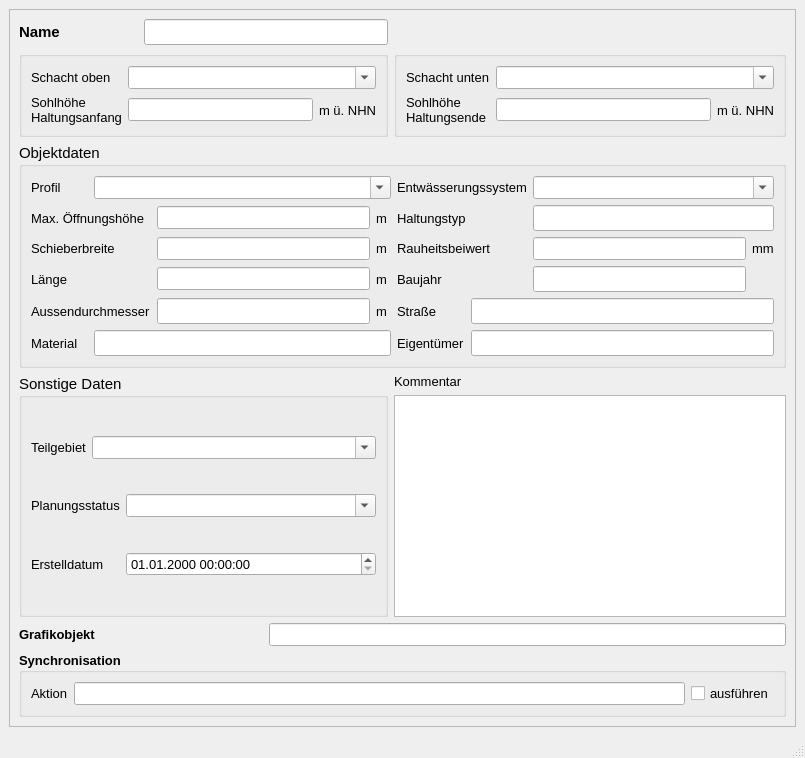
<?xml version="1.0" encoding="UTF-8"?>
<ui version="4.0">
 <class>MainWindow</class>
 <widget class="QMainWindow" name="MainWindow">
  <property name="geometry">
   <rect>
    <x>0</x>
    <y>0</y>
    <width>805</width>
    <height>758</height>
   </rect>
  </property>
  <property name="minimumSize">
   <size>
    <width>680</width>
    <height>660</height>
   </size>
  </property>
  <property name="font">
   <font>
    <family>Tahoma</family>
    <pointsize>10</pointsize>
   </font>
  </property>
  <property name="windowTitle">
   <string>Schieber</string>
  </property>
  <widget class="QWidget" name="centralwidget">
   <layout class="QGridLayout" name="gridLayout">
    <item row="0" column="0">
     <widget class="QScrollArea" name="scrollArea">
      <property name="widgetResizable">
       <bool>true</bool>
      </property>
      <widget class="QWidget" name="scrollAreaWidgetContents">
       <property name="geometry">
        <rect>
         <x>0</x>
         <y>0</y>
         <width>781</width>
         <height>681</height>
        </rect>
       </property>
       <layout class="QGridLayout" name="gridLayout_2">
        <item row="0" column="0">
         <widget class="QLabel" name="label">
          <property name="font">
           <font>
            <family>Tahoma</family>
            <pointsize>11</pointsize>
            <weight>75</weight>
            <bold>true</bold>
           </font>
          </property>
          <property name="text">
           <string>Name</string>
          </property>
         </widget>
        </item>
        <item row="0" column="1" colspan="2">
         <widget class="QLineEdit" name="haltnam">
          <property name="font">
           <font>
            <family>Tahoma</family>
            <pointsize>11</pointsize>
           </font>
          </property>
          <property name="toolTip">
           <string>&lt;html&gt;&lt;head/&gt;&lt;body&gt;&lt;p&gt;Eindeutige Bezeichnung&lt;/p&gt;&lt;/body&gt;&lt;/html&gt;</string>
          </property>
          <property name="statusTip">
           <string>Eindeutige Bezeichnung</string>
          </property>
         </widget>
        </item>
        <item row="1" column="0" colspan="3">
         <widget class="QGroupBox" name="groupBox_4">
          <property name="font">
           <font>
            <family>Tahoma</family>
            <pointsize>11</pointsize>
           </font>
          </property>
          <property name="title">
           <string/>
          </property>
          <layout class="QGridLayout" name="gridLayout_3">
           <item row="0" column="0">
            <widget class="QLabel" name="label_3">
             <property name="font">
              <font>
               <family>Tahoma</family>
               <pointsize>10</pointsize>
              </font>
             </property>
             <property name="text">
              <string>Schacht oben</string>
             </property>
            </widget>
           </item>
           <item row="0" column="1" colspan="2">
            <widget class="QComboBox" name="schoben">
             <property name="font">
              <font>
               <family>Tahoma</family>
               <pointsize>10</pointsize>
              </font>
             </property>
             <property name="toolTip">
              <string>&lt;html&gt;&lt;head/&gt;&lt;body&gt;&lt;p&gt;Name des oberen Schachts&lt;/p&gt;&lt;/body&gt;&lt;/html&gt;</string>
             </property>
             <property name="statusTip">
              <string>Name des oberen Schachts</string>
             </property>
             <property name="editable">
              <bool>true</bool>
             </property>
            </widget>
           </item>
           <item row="1" column="0">
            <widget class="QLabel" name="label_28">
             <property name="font">
              <font>
               <family>Tahoma</family>
               <pointsize>10</pointsize>
              </font>
             </property>
             <property name="text">
              <string>Sohlhöhe
Haltungsanfang</string>
             </property>
            </widget>
           </item>
           <item row="1" column="1">
            <widget class="QLineEdit" name="sohleoben">
             <property name="font">
              <font>
               <family>Tahoma</family>
               <pointsize>10</pointsize>
              </font>
             </property>
             <property name="toolTip">
              <string/>
             </property>
             <property name="statusTip">
              <string/>
             </property>
            </widget>
           </item>
           <item row="1" column="2">
            <widget class="QLabel" name="label_18">
             <property name="font">
              <font>
               <family>Tahoma</family>
               <pointsize>10</pointsize>
              </font>
             </property>
             <property name="text">
              <string>m ü. NHN</string>
             </property>
            </widget>
           </item>
          </layout>
         </widget>
        </item>
        <item row="1" column="3">
         <widget class="QGroupBox" name="groupBox_5">
          <property name="font">
           <font>
            <family>Tahoma</family>
            <pointsize>11</pointsize>
           </font>
          </property>
          <property name="title">
           <string/>
          </property>
          <layout class="QGridLayout" name="gridLayout_4">
           <item row="0" column="0">
            <widget class="QLabel" name="label_9">
             <property name="font">
              <font>
               <family>Tahoma</family>
               <pointsize>10</pointsize>
              </font>
             </property>
             <property name="text">
              <string>Schacht unten</string>
             </property>
            </widget>
           </item>
           <item row="0" column="1" colspan="2">
            <widget class="QComboBox" name="schunten">
             <property name="font">
              <font>
               <family>Tahoma</family>
               <pointsize>10</pointsize>
              </font>
             </property>
             <property name="toolTip">
              <string>&lt;html&gt;&lt;head/&gt;&lt;body&gt;&lt;p&gt;Name des unteren Schachts&lt;/p&gt;&lt;/body&gt;&lt;/html&gt;</string>
             </property>
             <property name="statusTip">
              <string>Name des unteren Schachts</string>
             </property>
             <property name="editable">
              <bool>true</bool>
             </property>
            </widget>
           </item>
           <item row="1" column="0">
            <widget class="QLabel" name="label_29">
             <property name="font">
              <font>
               <family>Tahoma</family>
               <pointsize>10</pointsize>
              </font>
             </property>
             <property name="text">
              <string>Sohlhöhe
Haltungsende</string>
             </property>
            </widget>
           </item>
           <item row="1" column="1">
            <widget class="QLineEdit" name="sohleunten">
             <property name="font">
              <font>
               <family>Tahoma</family>
               <pointsize>10</pointsize>
              </font>
             </property>
             <property name="toolTip">
              <string/>
             </property>
             <property name="statusTip">
              <string/>
             </property>
            </widget>
           </item>
           <item row="1" column="2">
            <widget class="QLabel" name="label_19">
             <property name="font">
              <font>
               <family>Tahoma</family>
               <pointsize>10</pointsize>
              </font>
             </property>
             <property name="text">
              <string>m ü. NHN</string>
             </property>
            </widget>
           </item>
          </layout>
         </widget>
        </item>
        <item row="2" column="0" colspan="4">
         <widget class="QGroupBox" name="groupBox_2">
          <property name="font">
           <font>
            <family>Tahoma</family>
            <pointsize>11</pointsize>
           </font>
          </property>
          <property name="title">
           <string>Objektdaten</string>
          </property>
          <layout class="QGridLayout" name="gridLayout_5">
           <item row="0" column="0">
            <widget class="QLabel" name="label_54">
             <property name="font">
              <font>
               <family>Tahoma</family>
               <pointsize>10</pointsize>
              </font>
             </property>
             <property name="text">
              <string>Profil</string>
             </property>
            </widget>
           </item>
           <item row="0" column="1" colspan="3">
            <widget class="QComboBox" name="profilnam">
             <property name="font">
              <font>
               <family>Tahoma</family>
               <pointsize>10</pointsize>
              </font>
             </property>
             <property name="toolTip">
              <string/>
             </property>
             <property name="statusTip">
              <string/>
             </property>
             <property name="editable">
              <bool>true</bool>
             </property>
            </widget>
           </item>
           <item row="0" column="4" colspan="2">
            <widget class="QLabel" name="label_51">
             <property name="font">
              <font>
               <family>Tahoma</family>
               <pointsize>10</pointsize>
              </font>
             </property>
             <property name="text">
              <string>Entwässerungssystem</string>
             </property>
            </widget>
           </item>
           <item row="0" column="6" colspan="2">
            <widget class="QComboBox" name="entwart">
             <property name="font">
              <font>
               <family>Tahoma</family>
               <pointsize>10</pointsize>
              </font>
             </property>
             <property name="toolTip">
              <string>&lt;html&gt;&lt;head/&gt;&lt;body&gt;&lt;p&gt;vorh. Entwässerungssystem (z.B. Mischwasser, Regenwasser etc.)&lt;/p&gt;&lt;/body&gt;&lt;/html&gt;</string>
             </property>
             <property name="statusTip">
              <string>vorh. Entwässerungssystem (z.B. Mischwasser, Regenwasser etc.)</string>
             </property>
             <property name="editable">
              <bool>true</bool>
             </property>
            </widget>
           </item>
           <item row="1" column="0" colspan="2">
            <widget class="QLabel" name="label_7">
             <property name="font">
              <font>
               <family>Tahoma</family>
               <pointsize>10</pointsize>
              </font>
             </property>
             <property name="text">
              <string>Max. Öffnungshöhe</string>
             </property>
            </widget>
           </item>
           <item row="1" column="2">
            <widget class="QLineEdit" name="hoehe">
             <property name="font">
              <font>
               <family>Tahoma</family>
               <pointsize>10</pointsize>
              </font>
             </property>
             <property name="toolTip">
              <string>&lt;html&gt;&lt;head/&gt;&lt;body&gt;&lt;p&gt;maximale Hubhöhe, d.h. höchste Schieberstellung&lt;/p&gt;&lt;/body&gt;&lt;/html&gt;</string>
             </property>
             <property name="statusTip">
              <string>maximale Hubhöhe, d.h. höchste Schieberstellung</string>
             </property>
            </widget>
           </item>
           <item row="1" column="3">
            <widget class="QLabel" name="label_16">
             <property name="font">
              <font>
               <family>Tahoma</family>
               <pointsize>10</pointsize>
              </font>
             </property>
             <property name="text">
              <string>m </string>
             </property>
            </widget>
           </item>
           <item row="1" column="4" colspan="2">
            <widget class="QLabel" name="label_15">
             <property name="font">
              <font>
               <family>Tahoma</family>
               <pointsize>10</pointsize>
              </font>
             </property>
             <property name="text">
              <string>Haltungstyp</string>
             </property>
            </widget>
           </item>
           <item row="1" column="6" colspan="2">
            <widget class="QLineEdit" name="haltungstyp"/>
           </item>
           <item row="2" column="0" colspan="2">
            <widget class="QLabel" name="label_13">
             <property name="font">
              <font>
               <family>Tahoma</family>
               <pointsize>10</pointsize>
              </font>
             </property>
             <property name="text">
              <string>Schieberbreite</string>
             </property>
            </widget>
           </item>
           <item row="2" column="2">
            <widget class="QLineEdit" name="breite">
             <property name="font">
              <font>
               <family>Tahoma</family>
               <pointsize>10</pointsize>
              </font>
             </property>
             <property name="toolTip">
              <string>&lt;html&gt;&lt;head/&gt;&lt;body&gt;&lt;p&gt;Bedeutung hängt vom Profiltyp ab&lt;/p&gt;&lt;/body&gt;&lt;/html&gt;</string>
             </property>
             <property name="statusTip">
              <string>Bedeutung hängt vom Profiltyp ab</string>
             </property>
            </widget>
           </item>
           <item row="2" column="3">
            <widget class="QLabel" name="label_20">
             <property name="font">
              <font>
               <family>Tahoma</family>
               <pointsize>10</pointsize>
              </font>
             </property>
             <property name="text">
              <string>m </string>
             </property>
            </widget>
           </item>
           <item row="2" column="4" colspan="2">
            <widget class="QLabel" name="label_61">
             <property name="font">
              <font>
               <family>Tahoma</family>
               <pointsize>10</pointsize>
              </font>
             </property>
             <property name="text">
              <string>Rauheitsbeiwert</string>
             </property>
            </widget>
           </item>
           <item row="2" column="6">
            <widget class="QLineEdit" name="ks">
             <property name="font">
              <font>
               <family>Tahoma</family>
               <pointsize>10</pointsize>
              </font>
             </property>
             <property name="toolTip">
              <string>&lt;html&gt;&lt;head/&gt;&lt;body&gt;&lt;p&gt;Absolute Rauheit gemäß Prandtl-Colebrook&lt;/p&gt;&lt;/body&gt;&lt;/html&gt;</string>
             </property>
             <property name="statusTip">
              <string>Absolute Rauheit gemäß Prandtl-Colebrook</string>
             </property>
            </widget>
           </item>
           <item row="2" column="7">
            <widget class="QLabel" name="label_26">
             <property name="font">
              <font>
               <family>Tahoma</family>
               <pointsize>10</pointsize>
              </font>
             </property>
             <property name="text">
              <string>mm</string>
             </property>
            </widget>
           </item>
           <item row="3" column="0" colspan="2">
            <widget class="QLabel" name="label_17">
             <property name="font">
              <font>
               <family>Tahoma</family>
               <pointsize>10</pointsize>
              </font>
             </property>
             <property name="text">
              <string>Länge</string>
             </property>
            </widget>
           </item>
           <item row="3" column="2">
            <widget class="QLineEdit" name="laenge">
             <property name="font">
              <font>
               <family>Tahoma</family>
               <pointsize>10</pointsize>
              </font>
             </property>
             <property name="toolTip">
              <string/>
             </property>
             <property name="statusTip">
              <string/>
             </property>
            </widget>
           </item>
           <item row="3" column="3">
            <widget class="QLabel" name="label_21">
             <property name="font">
              <font>
               <family>Tahoma</family>
               <pointsize>10</pointsize>
              </font>
             </property>
             <property name="text">
              <string>m </string>
             </property>
            </widget>
           </item>
           <item row="3" column="4" colspan="2">
            <widget class="QLabel" name="label_12">
             <property name="font">
              <font>
               <family>Tahoma</family>
               <pointsize>10</pointsize>
              </font>
             </property>
             <property name="text">
              <string>Baujahr</string>
             </property>
            </widget>
           </item>
           <item row="3" column="6">
            <widget class="QLineEdit" name="baujahr">
             <property name="toolTip">
              <string/>
             </property>
             <property name="statusTip">
              <string/>
             </property>
            </widget>
           </item>
           <item row="4" column="0" colspan="2">
            <widget class="QLabel" name="label_14">
             <property name="font">
              <font>
               <family>Tahoma</family>
               <pointsize>10</pointsize>
              </font>
             </property>
             <property name="text">
              <string>Aussendurchmesser</string>
             </property>
            </widget>
           </item>
           <item row="4" column="2">
            <widget class="QLineEdit" name="aussendurchmesser">
             <property name="toolTip">
              <string/>
             </property>
             <property name="statusTip">
              <string/>
             </property>
            </widget>
           </item>
           <item row="4" column="3">
            <widget class="QLabel" name="label_27">
             <property name="font">
              <font>
               <family>Tahoma</family>
               <pointsize>10</pointsize>
              </font>
             </property>
             <property name="text">
              <string>m</string>
             </property>
            </widget>
           </item>
           <item row="4" column="4">
            <widget class="QLabel" name="label_66">
             <property name="font">
              <font>
               <family>Tahoma</family>
               <pointsize>10</pointsize>
              </font>
             </property>
             <property name="text">
              <string>Straße</string>
             </property>
            </widget>
           </item>
           <item row="4" column="5" colspan="3">
            <widget class="QLineEdit" name="strasse">
             <property name="toolTip">
              <string/>
             </property>
             <property name="statusTip">
              <string/>
             </property>
            </widget>
           </item>
           <item row="5" column="0">
            <widget class="QLabel" name="label_23">
             <property name="font">
              <font>
               <family>Tahoma</family>
               <pointsize>10</pointsize>
              </font>
             </property>
             <property name="text">
              <string>Material</string>
             </property>
            </widget>
           </item>
           <item row="5" column="1" colspan="3">
            <widget class="QLineEdit" name="material">
             <property name="toolTip">
              <string/>
             </property>
             <property name="statusTip">
              <string/>
             </property>
            </widget>
           </item>
           <item row="5" column="4">
            <widget class="QLabel" name="label_65">
             <property name="font">
              <font>
               <family>Tahoma</family>
               <pointsize>10</pointsize>
              </font>
             </property>
             <property name="text">
              <string>Eigentümer</string>
             </property>
            </widget>
           </item>
           <item row="5" column="5" colspan="3">
            <widget class="QLineEdit" name="eigentum">
             <property name="toolTip">
              <string/>
             </property>
             <property name="statusTip">
              <string/>
             </property>
            </widget>
           </item>
          </layout>
         </widget>
        </item>
        <item row="3" column="0" rowspan="2" colspan="3">
         <widget class="QGroupBox" name="groupBox_3">
          <property name="font">
           <font>
            <family>Tahoma</family>
            <pointsize>11</pointsize>
           </font>
          </property>
          <property name="title">
           <string>Sonstige Daten</string>
          </property>
          <layout class="QGridLayout" name="gridLayout_6">
           <item row="0" column="0">
            <widget class="QLabel" name="label_11">
             <property name="font">
              <font>
               <family>Tahoma</family>
               <pointsize>10</pointsize>
              </font>
             </property>
             <property name="text">
              <string>Teilgebiet</string>
             </property>
             <property name="buddy">
              <cstring>simstatus</cstring>
             </property>
            </widget>
           </item>
           <item row="0" column="1" colspan="2">
            <widget class="QComboBox" name="teilgebiet">
             <property name="font">
              <font>
               <family>Tahoma</family>
               <pointsize>10</pointsize>
              </font>
             </property>
             <property name="toolTip">
              <string>&lt;html&gt;&lt;head/&gt;&lt;body&gt;&lt;p&gt;Zuordnung zu definiertem Teilgebiet&lt;/p&gt;&lt;/body&gt;&lt;/html&gt;</string>
             </property>
             <property name="statusTip">
              <string>Zuordnung zu definiertem Teilgebiet</string>
             </property>
             <property name="editable">
              <bool>true</bool>
             </property>
            </widget>
           </item>
           <item row="1" column="0" colspan="2">
            <widget class="QLabel" name="label_10">
             <property name="font">
              <font>
               <family>Tahoma</family>
               <pointsize>10</pointsize>
              </font>
             </property>
             <property name="text">
              <string>Planungsstatus</string>
             </property>
             <property name="buddy">
              <cstring>simstatus</cstring>
             </property>
            </widget>
           </item>
           <item row="1" column="2">
            <widget class="QComboBox" name="simstatus">
             <property name="font">
              <font>
               <family>Tahoma</family>
               <pointsize>10</pointsize>
              </font>
             </property>
             <property name="toolTip">
              <string>&lt;html&gt;&lt;head/&gt;&lt;body&gt;&lt;p&gt;&lt;span style=&quot; font-family:'Calibri','sans-serif'; font-size:11pt;&quot;&gt;aktueller Status (z.B. vorhanden, in Planung etc.)&lt;/span&gt;&lt;/p&gt;&lt;/body&gt;&lt;/html&gt;</string>
             </property>
             <property name="statusTip">
              <string>aktueller Status (z.B. vorhanden, in Planung etc.)</string>
             </property>
             <property name="editable">
              <bool>true</bool>
             </property>
            </widget>
           </item>
           <item row="2" column="0" colspan="2">
            <widget class="QLabel" name="label_71">
             <property name="font">
              <font>
               <family>Tahoma</family>
               <pointsize>10</pointsize>
              </font>
             </property>
             <property name="text">
              <string>Erstelldatum</string>
             </property>
            </widget>
           </item>
           <item row="2" column="2">
            <widget class="QgsDateTimeEdit" name="createdat">
             <property name="minimumSize">
              <size>
               <width>250</width>
               <height>0</height>
              </size>
             </property>
             <property name="font">
              <font>
               <family>Tahoma</family>
               <pointsize>10</pointsize>
              </font>
             </property>
             <property name="currentSection">
              <enum>QDateTimeEdit::DaySection</enum>
             </property>
             <property name="displayFormat">
              <string>dd.MM.yyyy HH:mm:ss</string>
             </property>
            </widget>
           </item>
          </layout>
         </widget>
        </item>
        <item row="3" column="3">
         <widget class="QLabel" name="label_22">
          <property name="font">
           <font>
            <family>Tahoma</family>
            <pointsize>10</pointsize>
           </font>
          </property>
          <property name="text">
           <string>Kommentar</string>
          </property>
         </widget>
        </item>
        <item row="4" column="3">
         <widget class="QTextEdit" name="kommentar">
          <property name="font">
           <font>
            <family>Tahoma</family>
            <pointsize>10</pointsize>
           </font>
          </property>
          <property name="toolTip">
           <string>&lt;html&gt;&lt;head/&gt;&lt;body&gt;&lt;p&gt;Platz für zusätzliche Kommentare&lt;/p&gt;&lt;/body&gt;&lt;/html&gt;</string>
          </property>
          <property name="statusTip">
           <string>Platz für zusätzliche Kommentare</string>
          </property>
         </widget>
        </item>
        <item row="5" column="0" colspan="2">
         <widget class="QLabel" name="label_25">
          <property name="font">
           <font>
            <family>Tahoma</family>
            <pointsize>10</pointsize>
            <weight>75</weight>
            <bold>true</bold>
           </font>
          </property>
          <property name="text">
           <string>Grafikobjekt</string>
          </property>
         </widget>
        </item>
        <item row="5" column="2" colspan="2">
         <widget class="QLineEdit" name="objekt">
          <property name="toolTip">
           <string>&lt;html&gt;&lt;head/&gt;&lt;body&gt;&lt;p&gt;Textbeschreibung (WKT) des Grafikobjekts&lt;/p&gt;&lt;/body&gt;&lt;/html&gt;</string>
          </property>
          <property name="statusTip">
           <string>Textbeschreibung des Grafikobjekts</string>
          </property>
         </widget>
        </item>
        <item row="6" column="0" colspan="4">
         <widget class="QGroupBox" name="groupBox_sync">
          <property name="font">
           <font>
            <family>Tahoma</family>
            <pointsize>10</pointsize>
            <weight>75</weight>
            <bold>true</bold>
           </font>
          </property>
          <property name="title">
           <string>Synchronisation</string>
          </property>
          <layout class="QGridLayout" name="gridLayout_7">
           <item row="0" column="0">
            <widget class="QLabel" name="label_24">
             <property name="font">
              <font>
               <family>Tahoma</family>
               <pointsize>10</pointsize>
               <weight>50</weight>
               <bold>false</bold>
              </font>
             </property>
             <property name="text">
              <string>Aktion</string>
             </property>
            </widget>
           </item>
           <item row="0" column="1">
            <widget class="QLineEdit" name="aktion">
             <property name="toolTip">
              <string>&lt;html&gt;&lt;head/&gt;&lt;body&gt;&lt;p&gt;Maßnahme zur Synchronisation&lt;/p&gt;&lt;/body&gt;&lt;/html&gt;</string>
             </property>
             <property name="statusTip">
              <string>Maßnahme zur Synchronisation</string>
             </property>
            </widget>
           </item>
           <item row="0" column="2">
            <widget class="QCheckBox" name="status">
             <property name="font">
              <font>
               <family>Tahoma</family>
               <pointsize>10</pointsize>
               <weight>50</weight>
               <bold>false</bold>
              </font>
             </property>
             <property name="toolTip">
              <string>Synchronisation aktivieren</string>
             </property>
             <property name="statusTip">
              <string>Synchronisation aktivieren</string>
             </property>
             <property name="text">
              <string>ausführen</string>
             </property>
            </widget>
           </item>
          </layout>
         </widget>
        </item>
       </layout>
      </widget>
     </widget>
    </item>
   </layout>
  </widget>
  <widget class="QMenuBar" name="menubar">
   <property name="geometry">
    <rect>
     <x>0</x>
     <y>0</y>
     <width>805</width>
     <height>27</height>
    </rect>
   </property>
  </widget>
  <widget class="QStatusBar" name="statusbar"/>
 </widget>
 <customwidgets>
  <customwidget>
   <class>QgsDateTimeEdit</class>
   <extends>QDateTimeEdit</extends>
   <header>qgsdatetimeedit.h</header>
  </customwidget>
 </customwidgets>
 <tabstops>
  <tabstop>haltnam</tabstop>
 </tabstops>
 <resources/>
 <connections/>
</ui>
